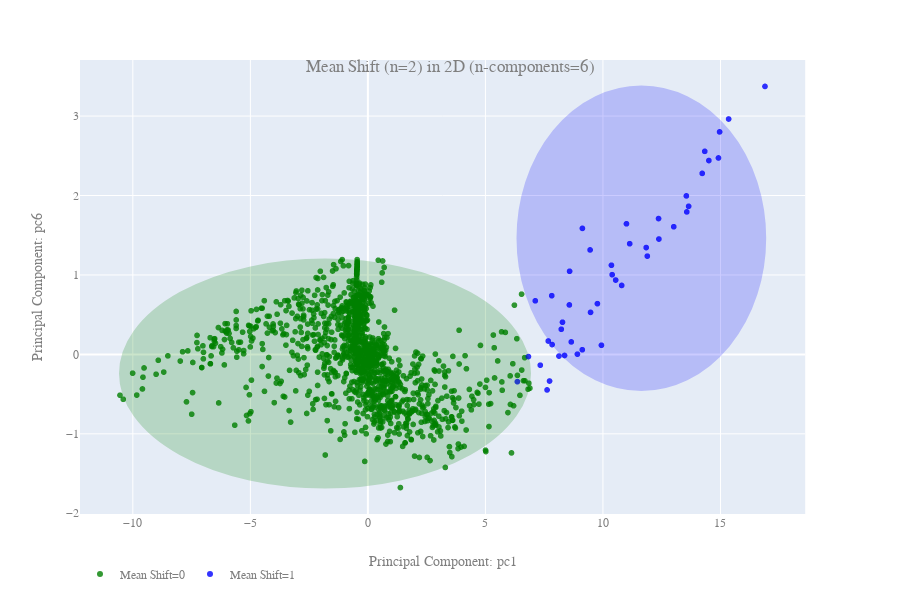

The cell this chart's notebook holds for it:
### Code cell
mod = 'Mean Shift'
two_d(mod, components=['pc1', 'pc6'])

### Figure 1 — Plotly figure (JSON) as saved in the notebook; plotly's stock layout.template omitted (floating-point values rounded to 4 significant figures; data arrays with more than 128 entries replaced by an {"elided": "..."} marker saying what was removed)
{"data": [{"hoverlabel": {"namelength": 0}, "hovertemplate": "Mean Shift=0<br>pc1=%{x}<br>pc6=%{y}", "legendgroup": "Mean Shift=0", "marker": {"color": "green", "opacity": 0.8, "symbol": "circle"}, "mode": "markers", "name": "Mean Shift=0", "showlegend": true, "type": "scattergl", "x": {"elided": "1297 float values"}, "xaxis": "x", "y": {"elided": "1297 float values"}, "yaxis": "y"}, {"hoverlabel": {"namelength": 0}, "hovertemplate": "Mean Shift=1<br>pc1=%{x}<br>pc6=%{y}", "legendgroup": "Mean Shift=1", "marker": {"color": "blue", "opacity": 0.8, "symbol": "circle"}, "mode": "markers", "name": "Mean Shift=1", "showlegend": true, "type": "scattergl", "x": [7.828, 7.842, 13.02, 8.134, 8.578, 11.85, 7.733, 15.35, 16.9, 9.133, 14.51, 10.4, 8.919, 6.835, 10.55, 13.65, 11.89, 14.92, 8.234, 9.478, 14.97, 6.365, 10.37, 11.01, 7.127, 7.679, 8.588, 14.34, 8.372, 13.57, 11.14, 9.943, 12.37, 9.771, 8.659, 13.56, 7.34, 12.39, 7.628, 14.23, 9.46, 9.126, 8.285, 10.8], "xaxis": "x", "y": [0.739, 0.1237, 1.607, -0.02108, 0.6225, 1.345, -0.3354, 2.963, 3.373, 1.586, 2.44, 1.003, 0.002832, -0.02732, 0.9358, 1.864, 1.237, 2.472, 0.3167, 0.5289, 2.8, -0.343, 1.122, 1.644, 0.6746, 0.1685, 1.046, 2.556, -0.01368, 1.794, 1.393, 0.1149, 1.71, 0.6385, 0.1571, 1.995, -0.1359, 1.452, -0.4474, 2.279, 1.315, 0.05856, 0.405, 0.868], "yaxis": "y"}], "layout": {"font": {"color": "#7f7f7f", "family": "Arial", "size": 12}, "height": 600, "legend": {"orientation": "h", "tracegroupgap": 0}, "margin": {"t": 60}, "shapes": [{"fillcolor": "green", "line": {"color": "green"}, "opacity": 0.2, "type": "circle", "x0": -10.55, "x1": 6.898, "xref": "x", "y0": -1.676, "y1": 1.193, "yref": "y"}, {"fillcolor": "blue", "line": {"color": "blue"}, "opacity": 0.2, "type": "circle", "x0": 6.365, "x1": 16.9, "xref": "x", "y0": -0.4474, "y1": 3.373, "yref": "y"}], "title": {"text": "Mean Shift (n=2) in 2D (n-components=6)", "x": 0.5, "xanchor": "center", "y": 0.9, "yanchor": "top"}, "xaxis": {"anchor": "y", "domain": [0, 0.98], "title": {"text": "Principal Component: pc1"}}, "yaxis": {"anchor": "x", "domain": [0, 1], "title": {"text": "Principal Component: pc6"}}}}
